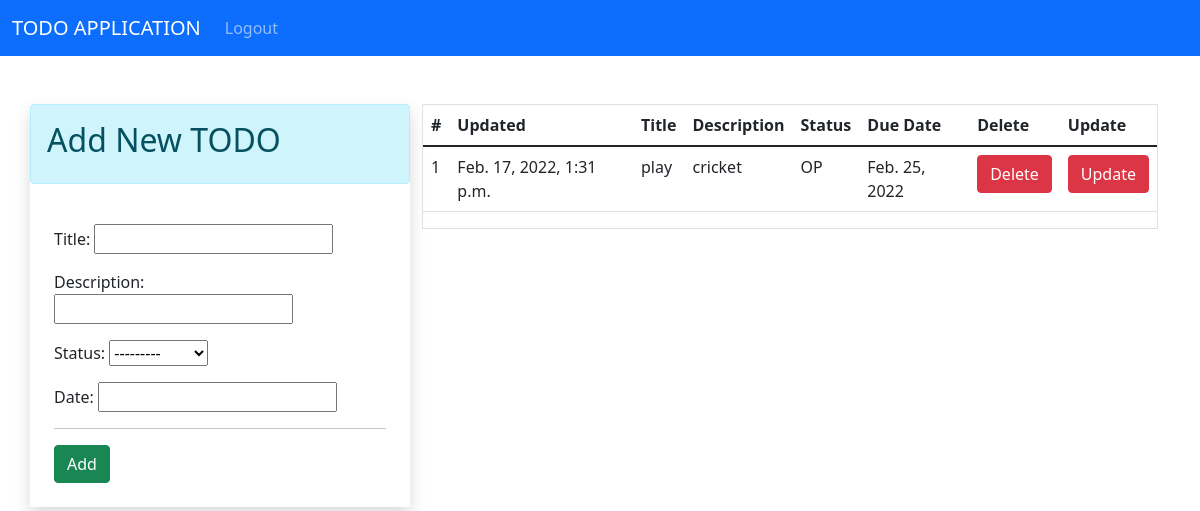
Page / (signed in) on the earlier database version.
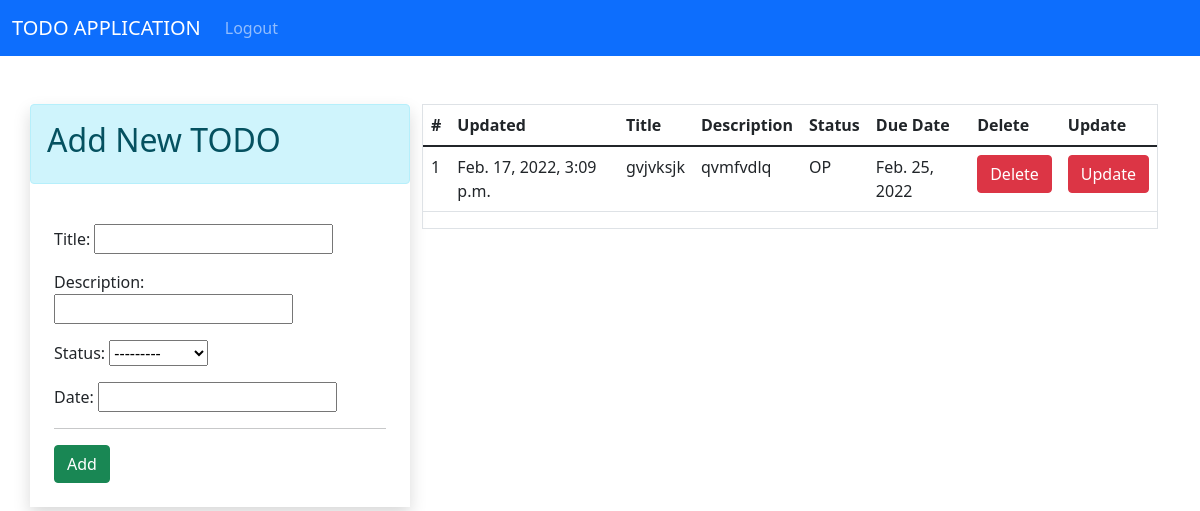
Same page on the later database version.
### app/models.py (models this page shows)
class TODO(models.Model):
    status_choices = [
    ('OP', 'OPEN'),
    ('WR', 'WORKING'),
    ('DN', 'DONE'),
    ('PD', 'PENDING'),
    ]
    updated = models.DateTimeField(auto_now=True)
    title = models.CharField(max_length=100)
    description = models.CharField(max_length=100)
    status = models.CharField(max_length=2 , choices=status_choices)
    date = models.DateField()

### app/views.py (the view)
# urls.py: path('' , home , name = 'home'),
@login_required(login_url='login')
def home(request):
        form = TODOForm
        todos = TODO.objects.all()
        return render(request , 'index.html' , context={'form' : form , 'todos' : todos})

### app/templates/index.html (shortened to what this page needs)
{% extends 'base.html' %}
{% block content %}
<div>
    <div class = "container pt-4">
        <div class = "row p-0 mt-4 ">
            <div class = "col-lg-4 mx-auto shadow p-0 ">
                <div class = "alert alert-info">
                    <h2>Add New TODO</h2>
                </div>
                <div class=" p-4">
                    <form  action="/add-todo/" method="POST" >
                        {{ form.as_p }}
                        <hr>
                        <input class= "btn btn-success" type="submit" value="Add">
                    </form>
                </div>
            </div>
            <div class = "col">
                <div class = "border">
                    {% if todos|length == 0 %}
                        <div class = "alert alert-info">
                            <p class = "display-4">NO TODOS</p>
                        </div>
                    {% else %}
                    <div>
                        <table class = "table">
                            <thead>
                                <tr>
                                    <th>#</th>
                                    <th>Updated</th>
                                    <th>Title</th>
                                    <th>Description</th>
                                    <th>Status</th>
                                    <th>Due Date</th>
                                    <th>Delete</th>
                                    <th>Update</th>
                                </tr>
                            </thead>
                            <tbody>
                                    {% for todo in todos %}
                                    <tr>
                                        <td>{{forloop.counter}}</td>
                                        <td>{{todo.updated}}</td>
                                        <td>{{todo.title}}</td>
                                        <td>{{todo.description}}</td>
                                        <td>{{todo.status}}</td>
                                        <td>{{todo.date}}</td>
                                        <td><a href="/delete-todo/{{todo.id}}" class = "btn btn-danger">Delete</a></td>
                                        <td><a href="/update-todo/{{todo.id}}" class = "btn btn-danger">Update</a></td>
                                    </tr>
                                    {% endfor %}
                            </tbody>
                        </table>
                    </div>
                    {% endif %}
                </div>
            </div>
        </div>
    </div>
</div>
{% endblock %}

### app/templates/base.html (shortened to what this page needs)
<!doctype html>
<html lang="en">
  <head>
    <link href="https://cdn.jsdelivr.net/npm/bootstrap@5.1.3/dist/css/bootstrap.min.css" rel="stylesheet">
  </head>
  <body>
    <nav class="navbar navbar-expand-lg navbar navbar-dark bg-primary">
        <div class="container-fluid">
          <a class="navbar-brand" href="/">TODO APPLICATION</a>
          <div class="collapse navbar-collapse ml-auto" id="navbarNav">
            <ul class="navbar-nav " >
              {% if request.user.is_authenticated %}
              <li class="nav-item">
                <a class="nav-link" href="/logout">Logout</a>
              </li>
              {% endif %}
            </ul>
          </div>
        </div>
      </nav>
      <div>
          {% block content %}
          {% endblock %}
      </div>
  </body>
</html>

Differences in the rows shown:
removed TODO: updated "Feb. 17, 2022, 1:31 p.m.", title "play", description "cricket", status "OP", date "Feb. 25, 2022"
added TODO: updated "Feb. 17, 2022, 3:09 p.m.", title "gvjvksjk", description "qvmfvdlq", status "OP", date "Feb. 25, 2022"
